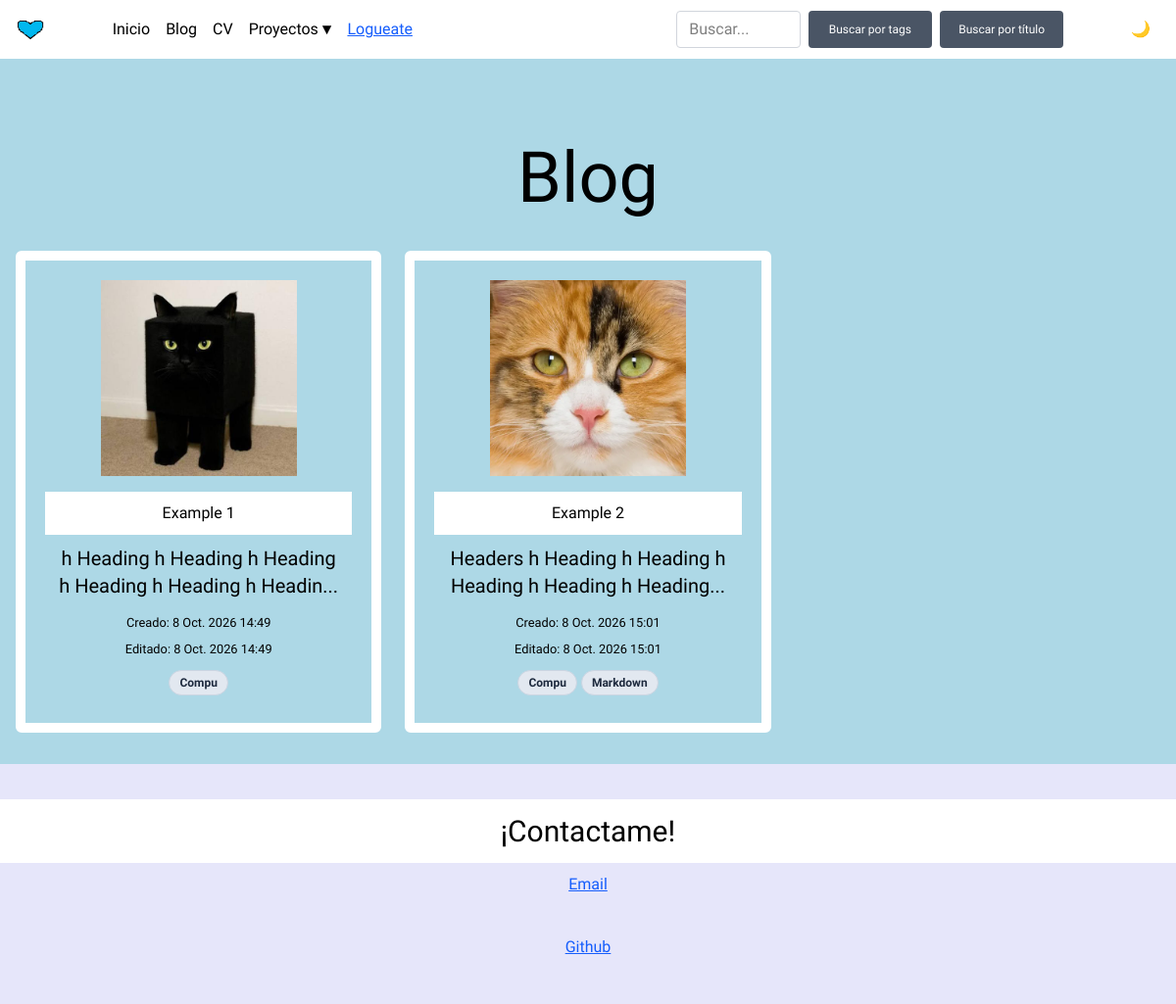
Screenshot of /blog/ with the database file from the repository.
### blog/models.py (models this page shows, shortened)
class Product(models.Model):
    name = models.CharField(max_length=255)
    description = models.TextField()
    image = models.ImageField(upload_to='products/')
    created_at = models.DateTimeField(auto_now_add=True)
    updated_at = models.DateTimeField(auto_now=True)
    tags = models.ManyToManyField(Tag, related_name='products', blank=True)
    def short_description(self):
        if len(self.description) > 100:
            return sub(r'[^a-zA-Z\s.]', '', self.description[:100]) + '...'
        else:
            return sub(r'[^a-zA-Z\s.]', '', self.description)

class Tag(models.Model):
    name = models.CharField(max_length=150)

### blog/views.py (the view)
# urls.py: path('blog/', views.product_list, name='product_list'),
def product_list(request):
    products = Product.objects.all()
    return render(request, 'blogsite/blog.html', {'products': products})

### templates/blogsite/blog.html (shortened to what this page needs)
<!doctype html>
<html lang="es">
  {% load static tailwind_tags %} {% load static %}
  <head>
    {% tailwind_preload_css %} {% tailwind_css %}
  </head>
  <body class="bg-main text-custom">
    <nav class="bg-accent-basic w-full px-4 py-2.5">
      <div class="max-w-7xl mx-auto grid grid-cols-12 items-center gap-4">
        <a class="col-span-2 sm:col-span-1" href="{% url 'index' %}">
          <img
            src="{% static 'icon.png' %}"
            alt="logo"
            class="w-[30px] h-[24px]"
          />
        </a>
        <div
          class="col-span-8 sm:col-span-10 grid grid-cols-1 lg:grid-cols-12 items-center gap-4"
        >
          <ul
            class="lg:col-span-7 grid grid-flow-col auto-cols-max gap-4 items-center"
          >
            <li>
              <a
                class="text-custom hover:opacity-75 font-normal"
                href="{% url 'index' %}"
                >Inicio</a
              >
            </li>
            <li>
              <a
                class="text-custom hover:opacity-75 font-normal"
                href="{% url 'product_list' %}"
                >Blog</a
              >
            </li>
            <li>
              <a
                class="text-custom hover:opacity-75 font-normal"
                href="{% static 'CV.pdf' %}"
                >CV</a
              >
            </li>
            <li class="relative group">
              <button
                type="button"
                class="text-custom hover:opacity-75 inline-grid grid-flow-col items-center gap-1 focus:outline-none"
              >
                Proyectos <span>▼</span>
              </button>
            </li>
            <li>
              {% if user.is_authenticated %}
              <form
                action="{% url 'logout' %}"
                method="post"
                style="display: inline"
              >
                {% csrf_token %}
                <button type="submit" class="link">Deslogueate</button>
              </form>
              {% else %}
              <a href="{% url 'login' %}" class="link">Logueate</a>
              {% endif %}
            </li>
          </ul>
          <form
            class="lg:col-span-5 grid grid-cols-1 sm:grid-cols-3 gap-2"
            method="POST"
            action="{% url 'search' %}"
          >
            <input
              class="px-3 py-1.5 border border-gray-300 rounded text-black w-full"
              type="search"
              placeholder="Buscar..."
              aria-label="Search"
              name="search_query"
            />
            <button
              type="submit"
              class="bg-gray-600 text-white px-3 py-1.5 rounded hover:bg-gray-700 text-xs"
              name="search_tags"
            >
              Buscar por tags
            </button>
            <button
              type="submit"
              class="bg-gray-600 text-white px-3 py-1.5 rounded hover:bg-gray-700 text-xs"
              name="search_products"
            >
              Buscar por título
            </button>
          </form>
        </div>
        <div
          class="col-span-2 sm:col-span-1 grid place-items-center justify-self-end"
        >
          <div class="grid place-items-center">
            <label
              for="mode_dark"
              class="w-10 h-10 grid place-items-center cursor-pointer hidden"
              >🌙</label
            >
          </div>
        </div>
      </div>
    </nav>
    <div class="max-w-7xl mx-auto px-4 mt-12">
      <h1
        class="font-normal text-custom text-[clamp(2.5rem,6vw,4.75rem)] text-center p-[20px_10px]"
      >
        Blog
      </h1>
      <div class="grid grid-cols-1 md:grid-cols-3 gap-6 items-stretch">
        {% for product in products %}
        <div
          class="card-custom rounded-[6px] p-5 text-center flex flex-col justify-between h-full"
        >
          <a
            href="{% url 'product_detail' product.pk %}"
            class="flex flex-col items-center flex-grow"
          >
            <img
              src="{{ product.image.url }}"
              alt="{{ product.created_name }}"
              class="max-w-full h-[200px] object-contain mb-4"
            />
            <h5 class="bg-accent-basic text-custom p-2.5 w-full font-normal">
              {{ product.name }}
            </h5>
            <p class="text-xl text-center p-2.5 text-custom">
              {{ product.short_description }}
            </p>
            <small class="text-custom p-1 block"
              >Creado: {{ product.created_at }}</small
            >
            <small class="text-custom p-1 block"
              >Editado: {{ product.updated_at }}</small
            >
            <div class="flex flex-wrap gap-1 justify-center my-2">
              {% for tag in product.tags.all %}
              <span
                class="inline-block bg-slate-200 text-slate-800 text-xs font-semibold px-2.5 py-1 rounded-full border border-slate-300"
              >
                {{ tag.name }}
              </span>
              {% endfor %}
            </div>
          </a>
        </div>
        {% endfor %}
      </div>
    </div>
    <footer class="bg-accent text-center py-4 mt-8">
      <h4
        class="font-normal text-custom text-[clamp(1.5rem,3vw,1.875rem)] bg-accent-basic p-2.5"
      >
        ¡Contactame!
      </h4>
      <div class="text-center">
        <a
          class="p-2.5 inline-block dark-link link"
          href="mailto:kurokimercedes@gmail.com"
          >Email</a
        >
      </div>
      <div class="text-center">
        <a
          class="p-2.5 inline-block dark-link link"
          href="https://github.com/mechikuroki"
          >Github</a
        >
      </div>
    </footer>
  </body>
</html>

### rows the page displays
Product: image (picture), name "Example 1", short_description "h Heading h Heading h Heading h Heading h Heading h Headin...", created_at "8 Oct. 2026 14:49", updated_at "8 Oct. 2026 14:49"
Tag: name "Compu"
Product: image (picture), name "Example 2", short_description "Headers h Heading h Heading h Heading h Heading h Heading...", created_at "8 Oct. 2026 15:01", updated_at "8 Oct. 2026 15:01"
Tag: name "Markdown"
